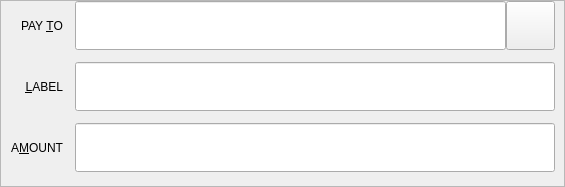
<?xml version="1.0" encoding="UTF-8"?>
<ui version="4.0">
 <class>SendCoinsEntry</class>
 <widget class="QStackedWidget" name="SendCoinsEntry">
  <property name="geometry">
   <rect>
    <x>0</x>
    <y>0</y>
    <width>565</width>
    <height>187</height>
   </rect>
  </property>
  <property name="minimumSize">
   <size>
    <width>565</width>
    <height>0</height>
   </size>
  </property>
  <property name="maximumSize">
   <size>
    <width>565</width>
    <height>16777215</height>
   </size>
  </property>
  <property name="focusPolicy">
   <enum>Qt::TabFocus</enum>
  </property>
  <property name="autoFillBackground">
   <bool>false</bool>
  </property>
  <widget class="QFrame" name="SendCoins">
   <property name="toolTip">
    <string>This is a normal payment.</string>
   </property>
   <property name="frameShape">
    <enum>QFrame::StyledPanel</enum>
   </property>
   <property name="frameShadow">
    <enum>QFrame::Sunken</enum>
   </property>
   <layout class="QGridLayout" name="gridLayout">
    <property name="topMargin">
     <number>0</number>
    </property>
    <property name="bottomMargin">
     <number>0</number>
    </property>
    <property name="spacing">
     <number>12</number>
    </property>
    <item row="0" column="0">
     <widget class="QLabel" name="payToLabel">
      <property name="text">
       <string>PAY &amp;TO</string>
      </property>
      <property name="alignment">
       <set>Qt::AlignRight|Qt::AlignTrailing|Qt::AlignVCenter</set>
      </property>
      <property name="buddy">
       <cstring>payTo</cstring>
      </property>
     </widget>
    </item>
    <item row="3" column="1">
     <widget class="QLabel" name="messageTextLabel">
      <property name="maximumSize">
       <size>
        <width>16777215</width>
        <height>0</height>
       </size>
      </property>
      <property name="toolTip">
       <string>A message that was attached to the OneWorld: URI which will be stored with the transaction for your reference. Note: This message will not be sent over the OneWorld network.</string>
      </property>
      <property name="textFormat">
       <enum>Qt::PlainText</enum>
      </property>
     </widget>
    </item>
    <item row="1" column="1">
     <widget class="QLineEdit" name="addAsLabel">
      <property name="minimumSize">
       <size>
        <width>0</width>
        <height>49</height>
       </size>
      </property>
      <property name="maximumSize">
       <size>
        <width>16777215</width>
        <height>16777215</height>
       </size>
      </property>
      <property name="toolTip">
       <string>Enter a label for this address to add it to the list of used addresses</string>
      </property>
     </widget>
    </item>
    <item row="2" column="0">
     <widget class="QLabel" name="amountLabel">
      <property name="text">
       <string>A&amp;MOUNT</string>
      </property>
      <property name="alignment">
       <set>Qt::AlignRight|Qt::AlignTrailing|Qt::AlignVCenter</set>
      </property>
      <property name="buddy">
       <cstring>payAmount</cstring>
      </property>
     </widget>
    </item>
    <item row="3" column="0">
     <widget class="QLabel" name="messageLabel">
      <property name="maximumSize">
       <size>
        <width>16777215</width>
        <height>0</height>
       </size>
      </property>
      <property name="text">
       <string>Message:</string>
      </property>
      <property name="alignment">
       <set>Qt::AlignRight|Qt::AlignTrailing|Qt::AlignVCenter</set>
      </property>
     </widget>
    </item>
    <item row="2" column="1">
     <widget class="BitcoinAmountField" name="payAmount">
      <property name="minimumSize">
       <size>
        <width>0</width>
        <height>49</height>
       </size>
      </property>
      <property name="maximumSize">
       <size>
        <width>16777215</width>
        <height>16777215</height>
       </size>
      </property>
     </widget>
    </item>
    <item row="0" column="1">
     <layout class="QHBoxLayout" name="payToLayout">
      <property name="spacing">
       <number>0</number>
      </property>
      <item>
       <widget class="QValidatedLineEdit" name="payTo">
        <property name="minimumSize">
         <size>
          <width>0</width>
          <height>49</height>
         </size>
        </property>
        <property name="maximumSize">
         <size>
          <width>16777215</width>
          <height>16777215</height>
         </size>
        </property>
        <property name="toolTip">
         <string>The OneWorld address to send the payment to</string>
        </property>
       </widget>
      </item>
      <item>
       <widget class="QToolButton" name="addressBookButton">
        <property name="minimumSize">
         <size>
          <width>49</width>
          <height>49</height>
         </size>
        </property>
        <property name="toolTip">
         <string>Choose previously used address</string>
        </property>
        <property name="styleSheet">
         <string notr="true"/>
        </property>
        <property name="text">
         <string/>
        </property>
        <property name="icon">
         <iconset resource="../oneworld.qrc">
          <normaloff>:/icons/search</normaloff>:/icons/search</iconset>
        </property>
        <property name="iconSize">
         <size>
          <width>24</width>
          <height>24</height>
         </size>
        </property>
        <property name="shortcut">
         <string>Alt+A</string>
        </property>
       </widget>
      </item>
      <item>
       <widget class="QToolButton" name="pasteButton">
        <property name="maximumSize">
         <size>
          <width>0</width>
          <height>16777215</height>
         </size>
        </property>
        <property name="toolTip">
         <string>Paste address from clipboard</string>
        </property>
        <property name="text">
         <string/>
        </property>
        <property name="icon">
         <iconset resource="../oneworld.qrc">
          <normaloff>:/icons/editpaste</normaloff>:/icons/editpaste</iconset>
        </property>
        <property name="shortcut">
         <string>Alt+P</string>
        </property>
       </widget>
      </item>
      <item>
       <widget class="QToolButton" name="deleteButton">
        <property name="maximumSize">
         <size>
          <width>0</width>
          <height>16777215</height>
         </size>
        </property>
        <property name="toolTip">
         <string>Remove this entry</string>
        </property>
        <property name="text">
         <string/>
        </property>
        <property name="icon">
         <iconset resource="../oneworld.qrc">
          <normaloff>:/icons/remove</normaloff>:/icons/remove</iconset>
        </property>
       </widget>
      </item>
     </layout>
    </item>
    <item row="1" column="0">
     <widget class="QLabel" name="labelLabel">
      <property name="text">
       <string>&amp;LABEL</string>
      </property>
      <property name="alignment">
       <set>Qt::AlignRight|Qt::AlignTrailing|Qt::AlignVCenter</set>
      </property>
      <property name="buddy">
       <cstring>addAsLabel</cstring>
      </property>
     </widget>
    </item>
   </layout>
  </widget>
  <widget class="QFrame" name="SendCoins_InsecurePaymentRequest">
   <property name="palette">
    <palette>
     <active>
      <colorrole role="WindowText">
       <brush brushstyle="SolidPattern">
        <color alpha="255">
         <red>0</red>
         <green>0</green>
         <blue>0</blue>
        </color>
       </brush>
      </colorrole>
      <colorrole role="Button">
       <brush brushstyle="SolidPattern">
        <color alpha="255">
         <red>255</red>
         <green>255</green>
         <blue>127</blue>
        </color>
       </brush>
      </colorrole>
      <colorrole role="Light">
       <brush brushstyle="SolidPattern">
        <color alpha="255">
         <red>255</red>
         <green>255</green>
         <blue>255</blue>
        </color>
       </brush>
      </colorrole>
      <colorrole role="Midlight">
       <brush brushstyle="SolidPattern">
        <color alpha="255">
         <red>255</red>
         <green>255</green>
         <blue>191</blue>
        </color>
       </brush>
      </colorrole>
      <colorrole role="Dark">
       <brush brushstyle="SolidPattern">
        <color alpha="255">
         <red>127</red>
         <green>127</green>
         <blue>63</blue>
        </color>
       </brush>
      </colorrole>
      <colorrole role="Mid">
       <brush brushstyle="SolidPattern">
        <color alpha="255">
         <red>170</red>
         <green>170</green>
         <blue>84</blue>
        </color>
       </brush>
      </colorrole>
      <colorrole role="Text">
       <brush brushstyle="SolidPattern">
        <color alpha="255">
         <red>0</red>
         <green>0</green>
         <blue>0</blue>
        </color>
       </brush>
      </colorrole>
      <colorrole role="BrightText">
       <brush brushstyle="SolidPattern">
        <color alpha="255">
         <red>255</red>
         <green>255</green>
         <blue>255</blue>
        </color>
       </brush>
      </colorrole>
      <colorrole role="ButtonText">
       <brush brushstyle="SolidPattern">
        <color alpha="255">
         <red>0</red>
         <green>0</green>
         <blue>0</blue>
        </color>
       </brush>
      </colorrole>
      <colorrole role="Base">
       <brush brushstyle="SolidPattern">
        <color alpha="255">
         <red>255</red>
         <green>255</green>
         <blue>255</blue>
        </color>
       </brush>
      </colorrole>
      <colorrole role="Window">
       <brush brushstyle="SolidPattern">
        <color alpha="255">
         <red>255</red>
         <green>255</green>
         <blue>127</blue>
        </color>
       </brush>
      </colorrole>
      <colorrole role="Shadow">
       <brush brushstyle="SolidPattern">
        <color alpha="255">
         <red>0</red>
         <green>0</green>
         <blue>0</blue>
        </color>
       </brush>
      </colorrole>
      <colorrole role="AlternateBase">
       <brush brushstyle="SolidPattern">
        <color alpha="255">
         <red>255</red>
         <green>255</green>
         <blue>191</blue>
        </color>
       </brush>
      </colorrole>
      <colorrole role="ToolTipBase">
       <brush brushstyle="SolidPattern">
        <color alpha="255">
         <red>255</red>
         <green>255</green>
         <blue>220</blue>
        </color>
       </brush>
      </colorrole>
      <colorrole role="ToolTipText">
       <brush brushstyle="SolidPattern">
        <color alpha="255">
         <red>0</red>
         <green>0</green>
         <blue>0</blue>
        </color>
       </brush>
      </colorrole>
     </active>
     <inactive>
      <colorrole role="WindowText">
       <brush brushstyle="SolidPattern">
        <color alpha="255">
         <red>0</red>
         <green>0</green>
         <blue>0</blue>
        </color>
       </brush>
      </colorrole>
      <colorrole role="Button">
       <brush brushstyle="SolidPattern">
        <color alpha="255">
         <red>255</red>
         <green>255</green>
         <blue>127</blue>
        </color>
       </brush>
      </colorrole>
      <colorrole role="Light">
       <brush brushstyle="SolidPattern">
        <color alpha="255">
         <red>255</red>
         <green>255</green>
         <blue>255</blue>
        </color>
       </brush>
      </colorrole>
      <colorrole role="Midlight">
       <brush brushstyle="SolidPattern">
        <color alpha="255">
         <red>255</red>
         <green>255</green>
         <blue>191</blue>
        </color>
       </brush>
      </colorrole>
      <colorrole role="Dark">
       <brush brushstyle="SolidPattern">
        <color alpha="255">
         <red>127</red>
         <green>127</green>
         <blue>63</blue>
        </color>
       </brush>
      </colorrole>
      <colorrole role="Mid">
       <brush brushstyle="SolidPattern">
        <color alpha="255">
         <red>170</red>
         <green>170</green>
         <blue>84</blue>
        </color>
       </brush>
      </colorrole>
      <colorrole role="Text">
       <brush brushstyle="SolidPattern">
        <color alpha="255">
         <red>0</red>
         <green>0</green>
         <blue>0</blue>
        </color>
       </brush>
      </colorrole>
      <colorrole role="BrightText">
       <brush brushstyle="SolidPattern">
        <color alpha="255">
         <red>255</red>
         <green>255</green>
         <blue>255</blue>
        </color>
       </brush>
      </colorrole>
      <colorrole role="ButtonText">
       <brush brushstyle="SolidPattern">
        <color alpha="255">
         <red>0</red>
         <green>0</green>
         <blue>0</blue>
        </color>
       </brush>
      </colorrole>
      <colorrole role="Base">
       <brush brushstyle="SolidPattern">
        <color alpha="255">
         <red>255</red>
         <green>255</green>
         <blue>255</blue>
        </color>
       </brush>
      </colorrole>
      <colorrole role="Window">
       <brush brushstyle="SolidPattern">
        <color alpha="255">
         <red>255</red>
         <green>255</green>
         <blue>127</blue>
        </color>
       </brush>
      </colorrole>
      <colorrole role="Shadow">
       <brush brushstyle="SolidPattern">
        <color alpha="255">
         <red>0</red>
         <green>0</green>
         <blue>0</blue>
        </color>
       </brush>
      </colorrole>
      <colorrole role="AlternateBase">
       <brush brushstyle="SolidPattern">
        <color alpha="255">
         <red>255</red>
         <green>255</green>
         <blue>191</blue>
        </color>
       </brush>
      </colorrole>
      <colorrole role="ToolTipBase">
       <brush brushstyle="SolidPattern">
        <color alpha="255">
         <red>255</red>
         <green>255</green>
         <blue>220</blue>
        </color>
       </brush>
      </colorrole>
      <colorrole role="ToolTipText">
       <brush brushstyle="SolidPattern">
        <color alpha="255">
         <red>0</red>
         <green>0</green>
         <blue>0</blue>
        </color>
       </brush>
      </colorrole>
     </inactive>
     <disabled>
      <colorrole role="WindowText">
       <brush brushstyle="SolidPattern">
        <color alpha="255">
         <red>127</red>
         <green>127</green>
         <blue>63</blue>
        </color>
       </brush>
      </colorrole>
      <colorrole role="Button">
       <brush brushstyle="SolidPattern">
        <color alpha="255">
         <red>255</red>
         <green>255</green>
         <blue>127</blue>
        </color>
       </brush>
      </colorrole>
      <colorrole role="Light">
       <brush brushstyle="SolidPattern">
        <color alpha="255">
         <red>255</red>
         <green>255</green>
         <blue>255</blue>
        </color>
       </brush>
      </colorrole>
      <colorrole role="Midlight">
       <brush brushstyle="SolidPattern">
        <color alpha="255">
         <red>255</red>
         <green>255</green>
         <blue>191</blue>
        </color>
       </brush>
      </colorrole>
      <colorrole role="Dark">
       <brush brushstyle="SolidPattern">
        <color alpha="255">
         <red>127</red>
         <green>127</green>
         <blue>63</blue>
        </color>
       </brush>
      </colorrole>
      <colorrole role="Mid">
       <brush brushstyle="SolidPattern">
        <color alpha="255">
         <red>170</red>
         <green>170</green>
         <blue>84</blue>
        </color>
       </brush>
      </colorrole>
      <colorrole role="Text">
       <brush brushstyle="SolidPattern">
        <color alpha="255">
         <red>127</red>
         <green>127</green>
         <blue>63</blue>
        </color>
       </brush>
      </colorrole>
      <colorrole role="BrightText">
       <brush brushstyle="SolidPattern">
        <color alpha="255">
         <red>255</red>
         <green>255</green>
         <blue>255</blue>
        </color>
       </brush>
      </colorrole>
      <colorrole role="ButtonText">
       <brush brushstyle="SolidPattern">
        <color alpha="255">
         <red>127</red>
         <green>127</green>
         <blue>63</blue>
        </color>
       </brush>
      </colorrole>
      <colorrole role="Base">
       <brush brushstyle="SolidPattern">
        <color alpha="255">
         <red>255</red>
         <green>255</green>
         <blue>127</blue>
        </color>
       </brush>
      </colorrole>
      <colorrole role="Window">
       <brush brushstyle="SolidPattern">
        <color alpha="255">
         <red>255</red>
         <green>255</green>
         <blue>127</blue>
        </color>
       </brush>
      </colorrole>
      <colorrole role="Shadow">
       <brush brushstyle="SolidPattern">
        <color alpha="255">
         <red>0</red>
         <green>0</green>
         <blue>0</blue>
        </color>
       </brush>
      </colorrole>
      <colorrole role="AlternateBase">
       <brush brushstyle="SolidPattern">
        <color alpha="255">
         <red>255</red>
         <green>255</green>
         <blue>127</blue>
        </color>
       </brush>
      </colorrole>
      <colorrole role="ToolTipBase">
       <brush brushstyle="SolidPattern">
        <color alpha="255">
         <red>255</red>
         <green>255</green>
         <blue>220</blue>
        </color>
       </brush>
      </colorrole>
      <colorrole role="ToolTipText">
       <brush brushstyle="SolidPattern">
        <color alpha="255">
         <red>0</red>
         <green>0</green>
         <blue>0</blue>
        </color>
       </brush>
      </colorrole>
     </disabled>
    </palette>
   </property>
   <property name="toolTip">
    <string>This is an unverified payment request.</string>
   </property>
   <property name="autoFillBackground">
    <bool>true</bool>
   </property>
   <property name="frameShape">
    <enum>QFrame::StyledPanel</enum>
   </property>
   <property name="frameShadow">
    <enum>QFrame::Sunken</enum>
   </property>
   <layout class="QGridLayout" name="gridLayout_is">
    <property name="spacing">
     <number>12</number>
    </property>
    <item row="0" column="0">
     <widget class="QLabel" name="payToLabel_is">
      <property name="text">
       <string>Pay To:</string>
      </property>
      <property name="alignment">
       <set>Qt::AlignRight|Qt::AlignTrailing|Qt::AlignVCenter</set>
      </property>
     </widget>
    </item>
    <item row="0" column="1">
     <layout class="QHBoxLayout" name="payToLayout_is">
      <property name="spacing">
       <number>0</number>
      </property>
      <item>
       <widget class="QLabel" name="payTo_is"/>
      </item>
      <item>
       <widget class="QToolButton" name="deleteButton_is">
        <property name="toolTip">
         <string>Remove this entry</string>
        </property>
        <property name="text">
         <string/>
        </property>
        <property name="icon">
         <iconset resource="../oneworld.qrc">
          <normaloff>:/icons/remove</normaloff>:/icons/remove</iconset>
        </property>
       </widget>
      </item>
     </layout>
    </item>
    <item row="1" column="0">
     <widget class="QLabel" name="memoLabel_is">
      <property name="text">
       <string>Memo:</string>
      </property>
      <property name="alignment">
       <set>Qt::AlignRight|Qt::AlignTrailing|Qt::AlignVCenter</set>
      </property>
     </widget>
    </item>
    <item row="1" column="1">
     <widget class="QLabel" name="memoTextLabel_is">
      <property name="textFormat">
       <enum>Qt::PlainText</enum>
      </property>
     </widget>
    </item>
    <item row="2" column="0">
     <widget class="QLabel" name="amountLabel_is">
      <property name="text">
       <string>A&amp;mount:</string>
      </property>
      <property name="alignment">
       <set>Qt::AlignRight|Qt::AlignTrailing|Qt::AlignVCenter</set>
      </property>
      <property name="buddy">
       <cstring>payAmount_is</cstring>
      </property>
     </widget>
    </item>
    <item row="2" column="1">
     <widget class="BitcoinAmountField" name="payAmount_is">
      <property name="acceptDrops">
       <bool>false</bool>
      </property>
     </widget>
    </item>
   </layout>
  </widget>
  <widget class="QFrame" name="SendCoins_SecurePaymentRequest">
   <property name="palette">
    <palette>
     <active>
      <colorrole role="WindowText">
       <brush brushstyle="SolidPattern">
        <color alpha="255">
         <red>0</red>
         <green>0</green>
         <blue>0</blue>
        </color>
       </brush>
      </colorrole>
      <colorrole role="Button">
       <brush brushstyle="SolidPattern">
        <color alpha="255">
         <red>140</red>
         <green>232</green>
         <blue>119</blue>
        </color>
       </brush>
      </colorrole>
      <colorrole role="Light">
       <brush brushstyle="SolidPattern">
        <color alpha="255">
         <red>230</red>
         <green>255</green>
         <blue>224</blue>
        </color>
       </brush>
      </colorrole>
      <colorrole role="Midlight">
       <brush brushstyle="SolidPattern">
        <color alpha="255">
         <red>185</red>
         <green>243</green>
         <blue>171</blue>
        </color>
       </brush>
      </colorrole>
      <colorrole role="Dark">
       <brush brushstyle="SolidPattern">
        <color alpha="255">
         <red>70</red>
         <green>116</green>
         <blue>59</blue>
        </color>
       </brush>
      </colorrole>
      <colorrole role="Mid">
       <brush brushstyle="SolidPattern">
        <color alpha="255">
         <red>93</red>
         <green>155</green>
         <blue>79</blue>
        </color>
       </brush>
      </colorrole>
      <colorrole role="Text">
       <brush brushstyle="SolidPattern">
        <color alpha="255">
         <red>0</red>
         <green>0</green>
         <blue>0</blue>
        </color>
       </brush>
      </colorrole>
      <colorrole role="BrightText">
       <brush brushstyle="SolidPattern">
        <color alpha="255">
         <red>155</red>
         <green>255</green>
         <blue>147</blue>
        </color>
       </brush>
      </colorrole>
      <colorrole role="ButtonText">
       <brush brushstyle="SolidPattern">
        <color alpha="255">
         <red>0</red>
         <green>0</green>
         <blue>0</blue>
        </color>
       </brush>
      </colorrole>
      <colorrole role="Base">
       <brush brushstyle="SolidPattern">
        <color alpha="255">
         <red>119</red>
         <green>255</green>
         <blue>233</blue>
        </color>
       </brush>
      </colorrole>
      <colorrole role="Window">
       <brush brushstyle="SolidPattern">
        <color alpha="255">
         <red>140</red>
         <green>232</green>
         <blue>119</blue>
        </color>
       </brush>
      </colorrole>
      <colorrole role="Shadow">
       <brush brushstyle="SolidPattern">
        <color alpha="255">
         <red>0</red>
         <green>0</green>
         <blue>0</blue>
        </color>
       </brush>
      </colorrole>
      <colorrole role="AlternateBase">
       <brush brushstyle="SolidPattern">
        <color alpha="255">
         <red>197</red>
         <green>243</green>
         <blue>187</blue>
        </color>
       </brush>
      </colorrole>
      <colorrole role="NoRole">
       <brush brushstyle="SolidPattern">
        <color alpha="255">
         <red>125</red>
         <green>194</green>
         <blue>122</blue>
        </color>
       </brush>
      </colorrole>
      <colorrole role="ToolTipBase">
       <brush brushstyle="SolidPattern">
        <color alpha="255">
         <red>255</red>
         <green>255</green>
         <blue>220</blue>
        </color>
       </brush>
      </colorrole>
      <colorrole role="ToolTipText">
       <brush brushstyle="SolidPattern">
        <color alpha="255">
         <red>0</red>
         <green>0</green>
         <blue>0</blue>
        </color>
       </brush>
      </colorrole>
     </active>
     <inactive>
      <colorrole role="WindowText">
       <brush brushstyle="SolidPattern">
        <color alpha="255">
         <red>0</red>
         <green>0</green>
         <blue>0</blue>
        </color>
       </brush>
      </colorrole>
      <colorrole role="Button">
       <brush brushstyle="SolidPattern">
        <color alpha="255">
         <red>140</red>
         <green>232</green>
         <blue>119</blue>
        </color>
       </brush>
      </colorrole>
      <colorrole role="Light">
       <brush brushstyle="SolidPattern">
        <color alpha="255">
         <red>230</red>
         <green>255</green>
         <blue>224</blue>
        </color>
       </brush>
      </colorrole>
      <colorrole role="Midlight">
       <brush brushstyle="SolidPattern">
        <color alpha="255">
         <red>185</red>
         <green>243</green>
         <blue>171</blue>
        </color>
       </brush>
      </colorrole>
      <colorrole role="Dark">
       <brush brushstyle="SolidPattern">
        <color alpha="255">
         <red>70</red>
         <green>116</green>
         <blue>59</blue>
        </color>
       </brush>
      </colorrole>
      <colorrole role="Mid">
       <brush brushstyle="SolidPattern">
        <color alpha="255">
         <red>93</red>
         <green>155</green>
         <blue>79</blue>
        </color>
       </brush>
      </colorrole>
      <colorrole role="Text">
       <brush brushstyle="SolidPattern">
        <color alpha="255">
         <red>0</red>
         <green>0</green>
         <blue>0</blue>
        </color>
       </brush>
      </colorrole>
      <colorrole role="BrightText">
       <brush brushstyle="SolidPattern">
        <color alpha="255">
         <red>155</red>
         <green>255</green>
         <blue>147</blue>
        </color>
       </brush>
      </colorrole>
      <colorrole role="ButtonText">
       <brush brushstyle="SolidPattern">
        <color alpha="255">
         <red>0</red>
         <green>0</green>
         <blue>0</blue>
        </color>
       </brush>
      </colorrole>
      <colorrole role="Base">
       <brush brushstyle="SolidPattern">
        <color alpha="255">
         <red>119</red>
         <green>255</green>
         <blue>233</blue>
        </color>
       </brush>
      </colorrole>
      <colorrole role="Window">
       <brush brushstyle="SolidPattern">
        <color alpha="255">
         <red>140</red>
         <green>232</green>
         <blue>119</blue>
        </color>
       </brush>
      </colorrole>
      <colorrole role="Shadow">
       <brush brushstyle="SolidPattern">
        <color alpha="255">
         <red>0</red>
         <green>0</green>
         <blue>0</blue>
        </color>
       </brush>
      </colorrole>
      <colorrole role="AlternateBase">
       <brush brushstyle="SolidPattern">
        <color alpha="255">
         <red>197</red>
         <green>243</green>
         <blue>187</blue>
        </color>
       </brush>
      </colorrole>
      <colorrole role="NoRole">
       <brush brushstyle="SolidPattern">
        <color alpha="255">
         <red>125</red>
         <green>194</green>
         <blue>122</blue>
        </color>
       </brush>
      </colorrole>
      <colorrole role="ToolTipBase">
       <brush brushstyle="SolidPattern">
        <color alpha="255">
         <red>255</red>
         <green>255</green>
         <blue>220</blue>
        </color>
       </brush>
      </colorrole>
      <colorrole role="ToolTipText">
       <brush brushstyle="SolidPattern">
        <color alpha="255">
         <red>0</red>
         <green>0</green>
         <blue>0</blue>
        </color>
       </brush>
      </colorrole>
     </inactive>
     <disabled>
      <colorrole role="WindowText">
       <brush brushstyle="SolidPattern">
        <color alpha="255">
         <red>70</red>
         <green>116</green>
         <blue>59</blue>
        </color>
       </brush>
      </colorrole>
      <colorrole role="Button">
       <brush brushstyle="SolidPattern">
        <color alpha="255">
         <red>140</red>
         <green>232</green>
         <blue>119</blue>
        </color>
       </brush>
      </colorrole>
      <colorrole role="Light">
       <brush brushstyle="SolidPattern">
        <color alpha="255">
         <red>230</red>
         <green>255</green>
         <blue>224</blue>
        </color>
       </brush>
      </colorrole>
      <colorrole role="Midlight">
       <brush brushstyle="SolidPattern">
        <color alpha="255">
         <red>185</red>
         <green>243</green>
         <blue>171</blue>
        </color>
       </brush>
      </colorrole>
      <colorrole role="Dark">
       <brush brushstyle="SolidPattern">
        <color alpha="255">
         <red>70</red>
         <green>116</green>
         <blue>59</blue>
        </color>
       </brush>
      </colorrole>
      <colorrole role="Mid">
       <brush brushstyle="SolidPattern">
        <color alpha="255">
         <red>93</red>
         <green>155</green>
         <blue>79</blue>
        </color>
       </brush>
      </colorrole>
      <colorrole role="Text">
       <brush brushstyle="SolidPattern">
        <color alpha="255">
         <red>70</red>
         <green>116</green>
         <blue>59</blue>
        </color>
       </brush>
      </colorrole>
      <colorrole role="BrightText">
       <brush brushstyle="SolidPattern">
        <color alpha="255">
         <red>155</red>
         <green>255</green>
         <blue>147</blue>
        </color>
       </brush>
      </colorrole>
      <colorrole role="ButtonText">
       <brush brushstyle="SolidPattern">
        <color alpha="255">
         <red>70</red>
         <green>116</green>
         <blue>59</blue>
        </color>
       </brush>
      </colorrole>
      <colorrole role="Base">
       <brush brushstyle="SolidPattern">
        <color alpha="255">
         <red>140</red>
         <green>232</green>
         <blue>119</blue>
        </color>
       </brush>
      </colorrole>
      <colorrole role="Window">
       <brush brushstyle="SolidPattern">
        <color alpha="255">
         <red>140</red>
         <green>232</green>
         <blue>119</blue>
        </color>
       </brush>
      </colorrole>
      <colorrole role="Shadow">
       <brush brushstyle="SolidPattern">
        <color alpha="255">
         <red>0</red>
         <green>0</green>
         <blue>0</blue>
        </color>
       </brush>
      </colorrole>
      <colorrole role="AlternateBase">
       <brush brushstyle="SolidPattern">
        <color alpha="255">
         <red>140</red>
         <green>232</green>
         <blue>119</blue>
        </color>
       </brush>
      </colorrole>
      <colorrole role="NoRole">
       <brush brushstyle="SolidPattern">
        <color alpha="255">
         <red>125</red>
         <green>194</green>
         <blue>122</blue>
        </color>
       </brush>
      </colorrole>
      <colorrole role="ToolTipBase">
       <brush brushstyle="SolidPattern">
        <color alpha="255">
         <red>255</red>
         <green>255</green>
         <blue>220</blue>
        </color>
       </brush>
      </colorrole>
      <colorrole role="ToolTipText">
       <brush brushstyle="SolidPattern">
        <color alpha="255">
         <red>0</red>
         <green>0</green>
         <blue>0</blue>
        </color>
       </brush>
      </colorrole>
     </disabled>
    </palette>
   </property>
   <property name="toolTip">
    <string>This is a verified payment request.</string>
   </property>
   <property name="autoFillBackground">
    <bool>true</bool>
   </property>
   <property name="frameShape">
    <enum>QFrame::StyledPanel</enum>
   </property>
   <property name="frameShadow">
    <enum>QFrame::Sunken</enum>
   </property>
   <layout class="QGridLayout" name="gridLayout_s">
    <property name="spacing">
     <number>12</number>
    </property>
    <item row="0" column="0">
     <widget class="QLabel" name="payToLabel_s">
      <property name="text">
       <string>Pay To:</string>
      </property>
      <property name="alignment">
       <set>Qt::AlignRight|Qt::AlignTrailing|Qt::AlignVCenter</set>
      </property>
     </widget>
    </item>
    <item row="0" column="1">
     <layout class="QHBoxLayout" name="payToLayout_s">
      <property name="spacing">
       <number>0</number>
      </property>
      <item>
       <widget class="QLabel" name="payTo_s">
        <property name="textFormat">
         <enum>Qt::PlainText</enum>
        </property>
       </widget>
      </item>
      <item>
       <widget class="QToolButton" name="deleteButton_s">
        <property name="toolTip">
         <string>Remove this entry</string>
        </property>
        <property name="text">
         <string/>
        </property>
        <property name="icon">
         <iconset resource="../oneworld.qrc">
          <normaloff>:/icons/remove</normaloff>:/icons/remove</iconset>
        </property>
       </widget>
      </item>
     </layout>
    </item>
    <item row="1" column="0">
     <widget class="QLabel" name="memoLabel_s">
      <property name="text">
       <string>Memo:</string>
      </property>
      <property name="alignment">
       <set>Qt::AlignRight|Qt::AlignTrailing|Qt::AlignVCenter</set>
      </property>
     </widget>
    </item>
    <item row="1" column="1">
     <widget class="QLabel" name="memoTextLabel_s">
      <property name="textFormat">
       <enum>Qt::PlainText</enum>
      </property>
     </widget>
    </item>
    <item row="2" column="0">
     <widget class="QLabel" name="amountLabel_s">
      <property name="text">
       <string>A&amp;mount:</string>
      </property>
      <property name="alignment">
       <set>Qt::AlignRight|Qt::AlignTrailing|Qt::AlignVCenter</set>
      </property>
      <property name="buddy">
       <cstring>payAmount_s</cstring>
      </property>
     </widget>
    </item>
    <item row="2" column="1">
     <widget class="BitcoinAmountField" name="payAmount_s">
      <property name="acceptDrops">
       <bool>false</bool>
      </property>
     </widget>
    </item>
   </layout>
  </widget>
 </widget>
 <customwidgets>
  <customwidget>
   <class>BitcoinAmountField</class>
   <extends>QLineEdit</extends>
   <header>bitcoinamountfield.h</header>
   <container>1</container>
  </customwidget>
  <customwidget>
   <class>QValidatedLineEdit</class>
   <extends>QLineEdit</extends>
   <header>qvalidatedlineedit.h</header>
  </customwidget>
 </customwidgets>
 <tabstops>
  <tabstop>payTo</tabstop>
  <tabstop>pasteButton</tabstop>
  <tabstop>deleteButton</tabstop>
  <tabstop>addAsLabel</tabstop>
  <tabstop>payAmount</tabstop>
  <tabstop>payAmount_is</tabstop>
  <tabstop>deleteButton_is</tabstop>
  <tabstop>payAmount_s</tabstop>
  <tabstop>deleteButton_s</tabstop>
 </tabstops>
 <resources>
  <include location="../oneworld.qrc"/>
 </resources>
 <connections/>
</ui>
